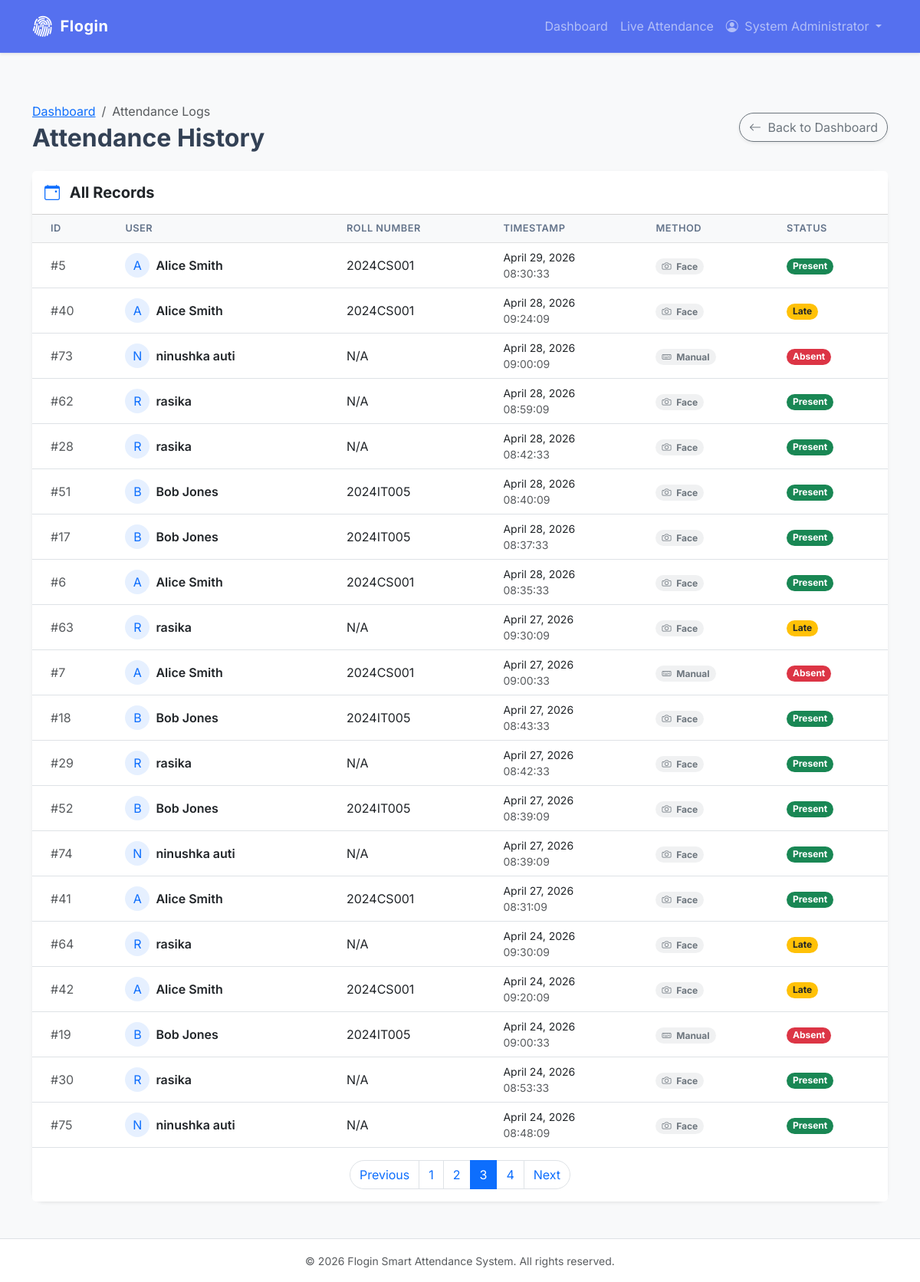
The app's page /admin/attendance?page=3 (signed in) with its own data.
### app/models.py (models this page shows, shortened)
class User(db.Model, UserMixin):
    id = db.Column(db.Integer, primary_key=True)
    name = db.Column(db.String(100), nullable=False)
    email = db.Column(db.String(120), unique=True, nullable=False)
    roll_number = db.Column(db.String(20), unique=True, nullable=True)
    department = db.Column(db.String(100), nullable=True)
    semester = db.Column(db.String(20), nullable=True)
    role = db.Column(db.String(20), nullable=False, default='student') # 'student', 'staff', 'admin'
    face_encoding_path = db.Column(db.String(255), nullable=True) # Path to the .pkl file
    created_at = db.Column(db.DateTime, default=datetime.utcnow)
    attendances = db.relationship('Attendance', backref='user', lazy=True)

class Attendance(db.Model):
    id = db.Column(db.Integer, primary_key=True)
    user_id = db.Column(db.Integer, db.ForeignKey('user.id'), nullable=False)
    timestamp = db.Column(db.DateTime, default=datetime.utcnow, nullable=False)
    method = db.Column(db.String(20), nullable=False, default='face') # 'face', 'manual'
    status = db.Column(db.String(20), nullable=False, default='present') # 'present', 'late'

### app/routes/admin.py (the view)
@admin_bp.route('/attendance')
def attendance():
    page = request.args.get('page', 1, type=int)
    records = Attendance.query.order_by(Attendance.timestamp.desc()).paginate(page=page, per_page=20)
    return render_template('admin/attendance.html', records=records)

### app/models.py (called while the page is built)
@login_manager.user_loader
def load_user(user_id):
    return User.query.get(int(user_id))

### app/routes/admin.py (called while the page is built)
@admin_bp.before_request
@login_required
def require_admin():
    if current_user.role != 'admin':
        flash('Admin access required.', 'danger')
        return redirect(url_for('auth.profile'))

### app/templates/admin/attendance.html (shortened to what this page needs)
{% extends "base.html" %}
{% block content %}
<div class="d-flex justify-content-between align-items-center mb-4">
    <div>
        <nav aria-label="breadcrumb">
            <ol class="breadcrumb mb-1">
                <li class="breadcrumb-item"><a href="{{ url_for('admin.dashboard') }}">Dashboard</a></li>
                <li class="breadcrumb-item active">Attendance Logs</li>
            </ol>
        </nav>
        <h2 class="fw-bold mb-0">Attendance History</h2>
    </div>
    <a href="{{ url_for('admin.dashboard') }}" class="btn btn-outline-secondary rounded-pill shadow-sm">
        <i class="bi bi-arrow-left me-1"></i> Back to Dashboard
    </a>
</div>
<div class="card shadow-sm border-0 rounded-4 mb-5">
    <div class="card-header bg-white py-3">
        <h5 class="mb-0 fw-bold text-dark"><i class="bi bi-calendar-event me-2 text-primary"></i> All Records</h5>
    </div>
    <div class="card-body p-0">
        <div class="table-responsive">
            <table class="table table-hover align-middle mb-0">
                <thead class="table-light">
                    <tr>
                        <th class="ps-4">ID</th>
                        <th>User</th>
                        <th>Roll Number</th>
                        <th>Timestamp</th>
                        <th>Method</th>
                        <th>Status</th>
                    </tr>
                </thead>
                <tbody>
                    {% for record in records.items %}
                    <tr>
                        <td class="ps-4 text-muted">#{{ record.id }}</td>
                        <td>
                            <div class="d-flex align-items-center">
                                <div class="bg-primary bg-opacity-10 text-primary rounded-circle p-2 me-2" style="width: 32px; height: 32px; display: flex; align-items: center; justify-content: center;">
                                    {{ record.user.name[0] | upper }}
                                </div>
                                <span class="fw-semibold">{{ record.user.name }}</span>
                            </div>
                        </td>
                        <td>{{ record.user.roll_number or 'N/A' }}</td>
                        <td>
                            <div class="small">{{ record.timestamp.strftime('%B %d, %Y') }}</div>
                            <div class="text-muted small">{{ record.timestamp.strftime('%H:%M:%S') }}</div>
                        </td>
                        <td>
                            <span class="badge bg-secondary bg-opacity-10 text-secondary rounded-pill px-2">
                                <i class="bi bi-{{ 'camera' if record.method == 'face' else 'keyboard' }} me-1"></i> {{ record.method | capitalize }}
                            </span>
                        </td>
                        <td>
                            {% if record.status == 'present' %}
                                <span class="badge bg-success rounded-pill px-2">Present</span>
                            {% elif record.status == 'late' %}
                                <span class="badge bg-warning text-dark rounded-pill px-2">Late</span>
                            {% else %}
                                <span class="badge bg-danger rounded-pill px-2">{{ record.status | capitalize }}</span>
                            {% endif %}
                        </td>
                    </tr>
                    {% endfor %}
                </tbody>
            </table>
        </div>
    </div>
    {% if records.pages > 1 %}
    <div class="card-footer bg-white border-0 py-3">
        <nav aria-label="Page navigation">
            <ul class="pagination justify-content-center mb-0">
                <li class="page-item {{ 'disabled' if not records.has_prev }}">
                    <a class="page-link rounded-start-pill" href="{{ url_for('admin.attendance', page=records.prev_num) }}">Previous</a>
                </li>
                {% for page_num in records.iter_pages(left_edge=1, right_edge=1, left_current=2, right_current=2) %}
                    {% if page_num %}
                        <li class="page-item {{ 'active' if page_num == records.page }}">
                            <a class="page-link" href="{{ url_for('admin.attendance', page=page_num) }}">{{ page_num }}</a>
                        </li>
                    {% else %}
                        <li class="page-item disabled"><span class="page-link">...</span></li>
                    {% endif %}
                {% endfor %}
                <li class="page-item {{ 'disabled' if not records.has_next }}">
                    <a class="page-link rounded-end-pill" href="{{ url_for('admin.attendance', page=records.next_num) }}">Next</a>
                </li>
            </ul>
        </nav>
    </div>
    {% endif %}
</div>
{% endblock %}

### app/templates/base.html (shortened to what this page needs)
<!DOCTYPE html>
<html lang="en">
<head>
    <link href="https://cdn.jsdelivr.net/npm/bootstrap@5.3.0/dist/css/bootstrap.min.css" rel="stylesheet">
    <link rel="stylesheet" href="https://cdn.jsdelivr.net/npm/bootstrap-icons@1.11.1/font/bootstrap-icons.css">
    <link rel="stylesheet" href="{{ url_for('static', filename='css/style.css') }}">
</head>
<body class="bg-light">
    <nav class="navbar navbar-expand-lg navbar-dark bg-primary shadow-sm glass-nav">
        <div class="container">
            <a class="navbar-brand fw-bold d-flex align-items-center" href="{{ url_for('auth.login') }}">
                <i class="bi bi-fingerprint me-2 fs-3"></i>
                Flogin
            </a>
            <div class="collapse navbar-collapse" id="navbarNav">
                <ul class="navbar-nav ms-auto">
                    {% if current_user.is_authenticated %}
                        {% if current_user.role == 'admin' %}
                            <li class="nav-item">
                                <a class="nav-link" href="{{ url_for('admin.dashboard') }}">Dashboard</a>
                            </li>
                            <li class="nav-item">
                                <a class="nav-link" href="{{ url_for('attendance.live') }}">Live Attendance</a>
                            </li>
                        {% endif %}
                        <li class="nav-item dropdown">
                            <a class="nav-link dropdown-toggle" href="#" id="navbarDropdown" role="button" data-bs-toggle="dropdown">
                                <i class="bi bi-person-circle me-1"></i> {{ current_user.name }}
                            </a>
                        </li>
                    {% endif %}
                </ul>
            </div>
        </div>
    </nav>
    <main class="container my-5 fade-in">
        {% block content %}{% endblock %}
    </main>
    <footer class="footer mt-auto py-3 bg-white border-top text-center text-muted">
        <div class="container">
            <small>&copy; 2026 Flogin Smart Attendance System. All rights reserved.</small>
        </div>
    </footer>
</body>
</html>

### app/static/css/style.css (style rules this page uses)
:root { --primary-color: #4361ee; --primary-hover: #3a56d4; --secondary-color: #3f37c9; --success-color: #4cc9f0; --dark-bg: #0f172a; --light-bg: #f8fafc; }
body { font-family: 'Inter', sans-serif; background-color: var(--light-bg); color: #334155; -webkit-font-smoothing: antialiased; }
.glass-nav { background: rgba(67, 97, 238, 0.9) !important; backdrop-filter: blur(10px); -webkit-backdrop-filter: blur(10px); border-bottom: 1px solid rgba(255, 255, 255, 0.1); }
.navbar-brand { letter-spacing: 0.5px; }
.card { transition: transform 0.3s ease, box-shadow 0.3s ease; }
.fade-in { animation: fadeIn 0.5s ease-in-out; }
.table th { font-weight: 600; color: #64748b; text-transform: uppercase; font-size: 0.8rem; letter-spacing: 0.5px; }
.table td { vertical-align: middle; }

### records on screen
User: name "System Administrator"
Attendance: id "5", user "A", user.name "Alice Smith", user "2024CS001", timestamp "April 29, 2026", timestamp "08:30:33", method "Face", status "Present"
Attendance: id "40", user "A", user.name "Alice Smith", user "2024CS001", timestamp "April 28, 2026", timestamp "09:24:09", method "Face", status "Late"
Attendance: id "73", user "N", user.name "ninushka auti", user "N/A", timestamp "April 28, 2026", timestamp "09:00:09", method "Manual", status "Absent"
Attendance: id "62", user "R", user.name "rasika", user "N/A", timestamp "April 28, 2026", timestamp "08:59:09", method "Face", status "Present"
Attendance: id "28", user "R", user.name "rasika", user "N/A", timestamp "April 28, 2026", timestamp "08:42:33", method "Face", status "Present"
Attendance: id "51", user "B", user.name "Bob Jones", user "2024IT005", timestamp "April 28, 2026", timestamp "08:40:09", method "Face", status "Present"
Attendance: id "17", user "B", user.name "Bob Jones", user "2024IT005", timestamp "April 28, 2026", timestamp "08:37:33", method "Face", status "Present"
Attendance: id "6", user "A", user.name "Alice Smith", user "2024CS001", timestamp "April 28, 2026", timestamp "08:35:33", method "Face", status "Present"
Attendance: id "63", user "R", user.name "rasika", user "N/A", timestamp "April 27, 2026", timestamp "09:30:09", method "Face", status "Late"
Attendance: id "7", user "A", user.name "Alice Smith", user "2024CS001", timestamp "April 27, 2026", timestamp "09:00:33", method "Manual", status "Absent"
Attendance: id "18", user "B", user.name "Bob Jones", user "2024IT005", timestamp "April 27, 2026", timestamp "08:43:33", method "Face", status "Present"
Attendance: id "29", user "R", user.name "rasika", user "N/A", timestamp "April 27, 2026", timestamp "08:42:33", method "Face", status "Present"
Attendance: id "52", user "B", user.name "Bob Jones", user "2024IT005", timestamp "April 27, 2026", timestamp "08:39:09", method "Face", status "Present"
Attendance: id "74", user "N", user.name "ninushka auti", user "N/A", timestamp "April 27, 2026", timestamp "08:39:09", method "Face", status "Present"
Attendance: id "41", user "A", user.name "Alice Smith", user "2024CS001", timestamp "April 27, 2026", timestamp "08:31:09", method "Face", status "Present"
Attendance: id "64", user "R", user.name "rasika", user "N/A", timestamp "April 24, 2026", timestamp "09:30:09", method "Face", status "Late"
Attendance: id "42", user "A", user.name "Alice Smith", user "2024CS001", timestamp "April 24, 2026", timestamp "09:20:09", method "Face", status "Late"
Attendance: id "19", user "B", user.name "Bob Jones", user "2024IT005", timestamp "April 24, 2026", timestamp "09:00:33", method "Manual", status "Absent"
Attendance: id "30", user "R", user.name "rasika", user "N/A", timestamp "April 24, 2026", timestamp "08:53:33", method "Face", status "Present"
Attendance: id "75", user "N", user.name "ninushka auti", user "N/A", timestamp "April 24, 2026", timestamp "08:48:09", method "Face", status "Present"

### other values on screen
{{ page_num }} "1" "2" "3" "4"
